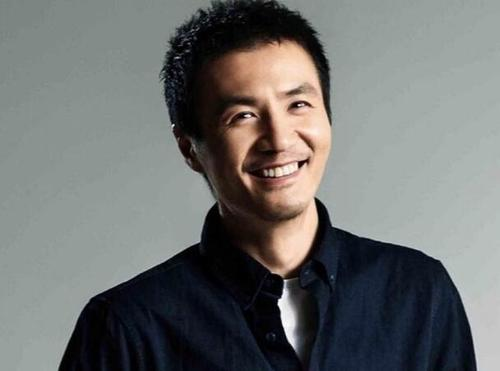
#> input picture Python/OpenCV/pushu.jpg, 500 x 371 px
$ python make_border.py
#> lines starting #> are read from the running program, lines starting #| are printed output that depends on the picture
import cv2
img = cv2.imread("./pushu.jpg")
#> img is the input picture: shape (371, 500, 3); mean B, G, R 111.3, 112.4, 110.4
top_size, bottom_size, left_size, right_size = (50, 50, 50, 50)

# 复制法 复制边缘像素
replicate = cv2.copyMakeBorder(
    img, top_size, bottom_size, left_size, right_size, borderType=cv2.BORDER_REPLICATE)
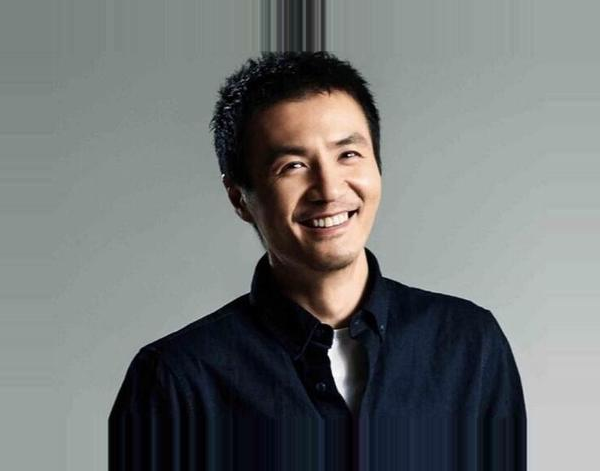
#> replicate: shape (471, 600, 3); mean B, G, R 116.9, 117.4, 113.6

# 反射法复制
reflect = cv2.copyMakeBorder(
    img, top_size, bottom_size, left_size, right_size, borderType=cv2.BORDER_REFLECT)
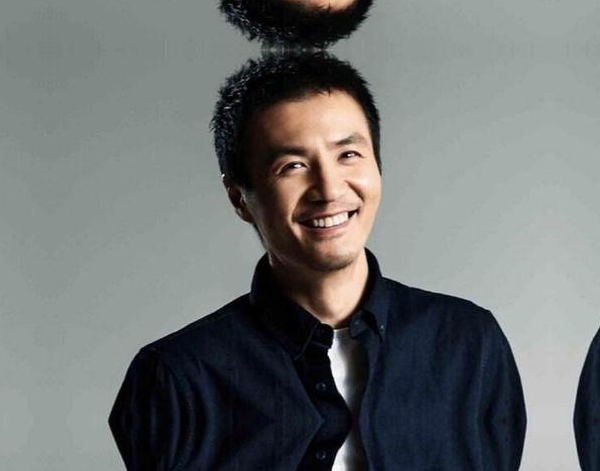
#> reflect: shape (471, 600, 3); mean B, G, R 114.2, 114.7, 111

# 边缘像素为轴反射
reflect101 = cv2.copyMakeBorder(
    img, top_size, bottom_size, left_size, right_size, borderType=cv2.BORDER_REFLECT_101)

# 外包装法
wrap = cv2.copyMakeBorder(img, top_size, bottom_size,
                          left_size, right_size, borderType=cv2.BORDER_WRAP)
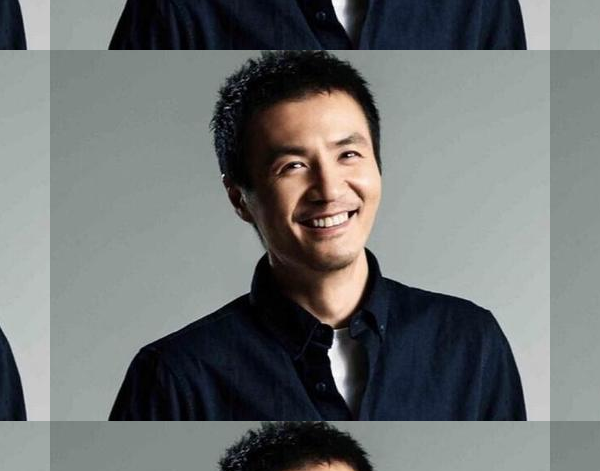
#> wrap: shape (471, 600, 3); mean B, G, R 114.2, 114.7, 111

# 常量法 常数值填充
constant = cv2.copyMakeBorder(img, top_size, bottom_size, left_size,
                              right_size, borderType=cv2.BORDER_CONSTANT, value=0)
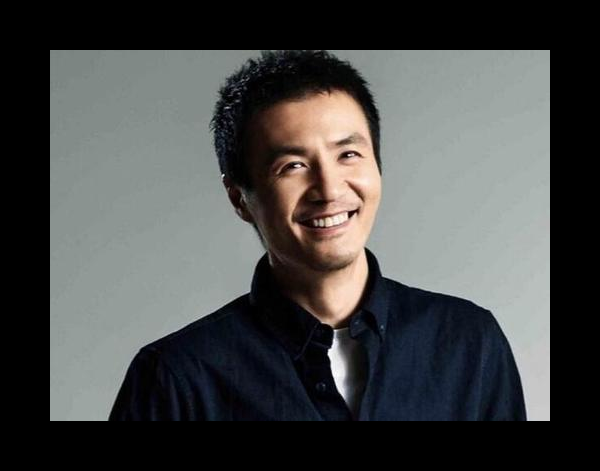
#> constant: shape (471, 600, 3); mean B, G, R 73.1, 73.8, 72.5

cv2.imshow("OpenCV", wrap)
cv2.waitKey()
cv2.destroyAllWindows()

$ run again, with Python/OpenCV/timg.jpg copied over Python/OpenCV/pushu.jpg
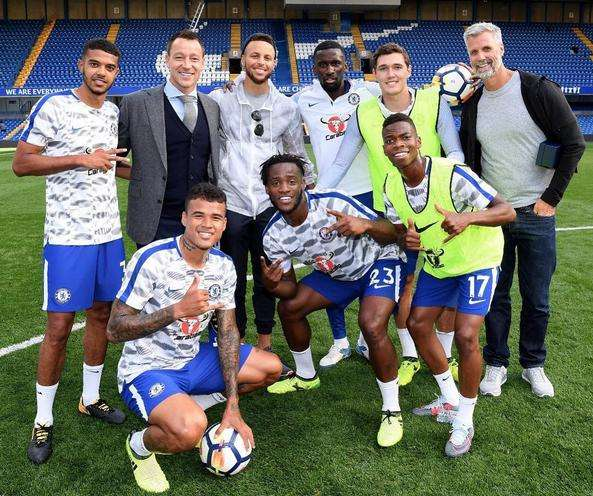
#> input picture Python/OpenCV/timg.jpg, 593 x 496 px
#> img is the input picture: shape (496, 593, 3); mean B, G, R 101.3, 109.8, 104.8
#> `wrap = cv2.copyMakeBorder(img, top_size, bottom_size, left_size, right..`:
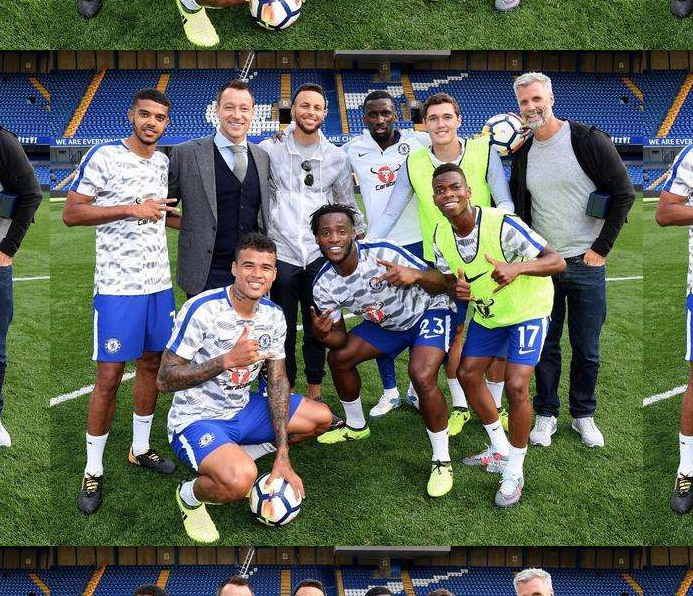
#> wrap: shape (596, 693, 3); mean B, G, R 90.2, 102.4, 94.9
#> `constant = cv2.copyMakeBorder(img, top_size, bottom_size, left_size, r..`:
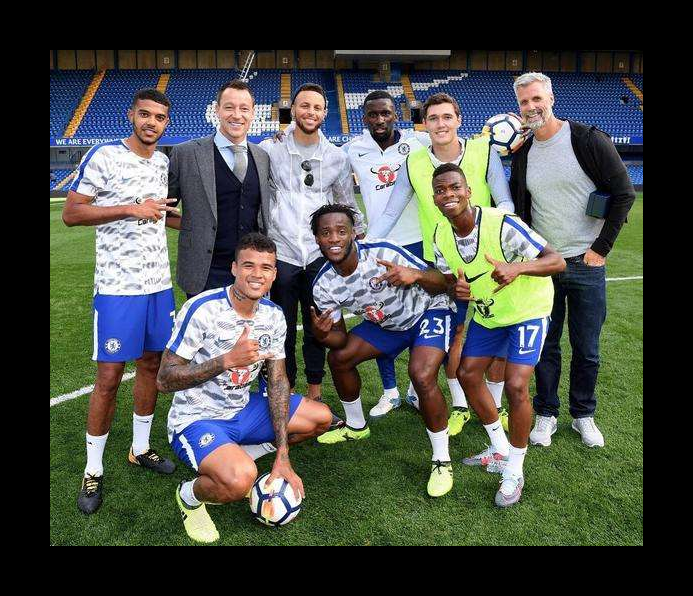
#> constant: shape (596, 693, 3); mean B, G, R 72.2, 78.2, 74.6
